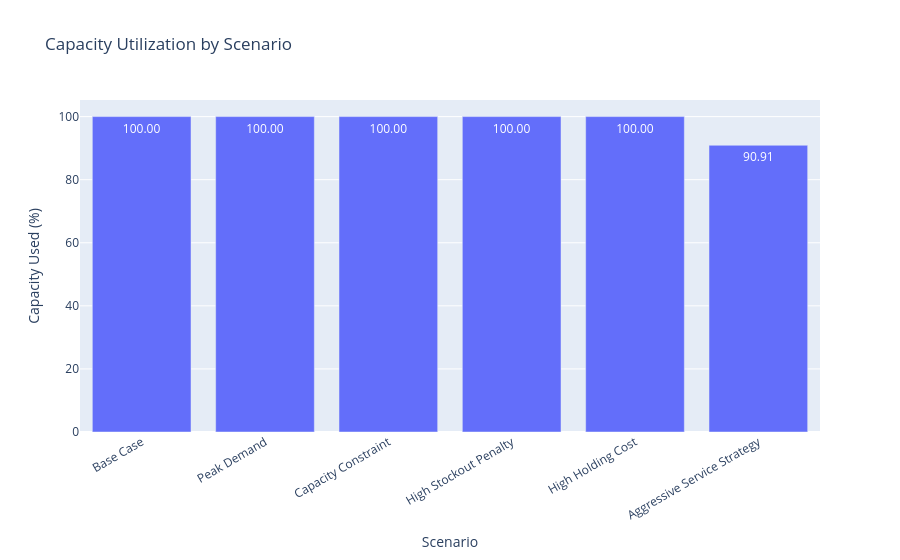

Source (notebook cell):
### Code cell
# Visualize capacity utilization by scenario
capacity_plot = scenario_summary.copy()

capacity_plot["capacity_used_pct"] = (
    capacity_plot["capacity_used"] * 100
)

fig = px.bar(
    capacity_plot,
    x="scenario",
    y="capacity_used_pct",
    title="Capacity Utilization by Scenario",
    text_auto=".2f",
)

fig.update_layout(
    xaxis_title="Scenario",
    yaxis_title="Capacity Used (%)",
    xaxis_tickangle=-30,
)

fig.show()

### Figure 1 — Plotly figure (JSON) as saved in the notebook; plotly's stock layout.template omitted (floating-point values rounded to 4 significant figures)
{"data": [{"hovertemplate": "scenario=%{x}<br>capacity_used_pct=%{y}<extra></extra>", "legendgroup": "", "marker": {"color": "#636efa", "pattern": {"shape": ""}}, "name": "", "orientation": "v", "showlegend": false, "textposition": "auto", "texttemplate": "%{y:.2f}", "type": "bar", "x": ["Base Case", "Peak Demand", "Capacity Constraint", "High Stockout Penalty", "High Holding Cost", "Aggressive Service Strategy"], "xaxis": "x", "y": [100.0, 100.0, 100.0, 100.0, 100.0, 90.91], "yaxis": "y"}], "layout": {"barmode": "relative", "legend": {"tracegroupgap": 0}, "title": {"text": "Capacity Utilization by Scenario"}, "xaxis": {"anchor": "y", "domain": [0, 1], "tickangle": -30, "title": {"text": "Scenario"}}, "yaxis": {"anchor": "x", "domain": [0, 1], "title": {"text": "Capacity Used (%)"}}}}
